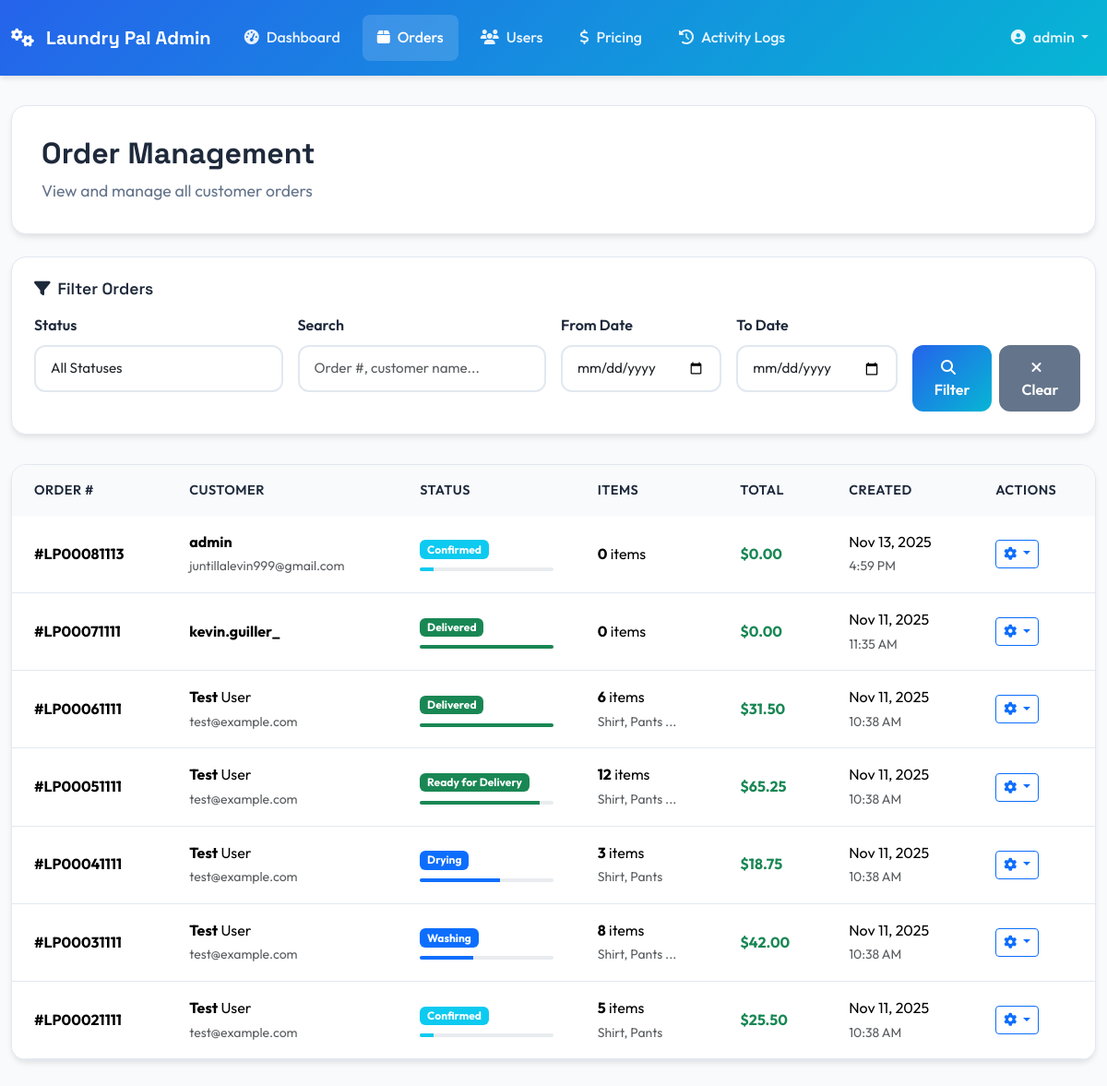
Page /admin-panel/orders/ (signed in) on the committed database.
### orders/models.py (models this page shows, shortened)
class Order(models.Model):
	class Status(models.TextChoices):
		PENDING = 'pending', 'Pending'
		CONFIRMED = 'confirmed', 'Confirmed'
		PICKED_UP = 'picked_up', 'Picked Up'
		WASHING = 'washing', 'Washing'
		DRYING = 'drying', 'Drying'
		FOLDING = 'folding', 'Folding'
		READY = 'ready', 'Ready for Delivery'
		OUT_FOR_DELIVERY = 'out_for_delivery', 'Out for Delivery'
		DELIVERED = 'delivered', 'Delivered'
	user = models.ForeignKey(settings.AUTH_USER_MODEL, on_delete=models.CASCADE, related_name='orders')
	reservation = models.ForeignKey('reservations.Reservation', on_delete=models.SET_NULL, null=True, blank=True, related_name='orders')
	order_number = models.CharField(max_length=20, unique=True, blank=True)
	status = models.CharField(max_length=20, choices=Status.choices, default=Status.PENDING)
	total_items = models.PositiveIntegerField(default=0)
	total_cost = models.DecimalField(max_digits=10, decimal_places=2, default=Decimal('0.00'))
	special_instructions = models.TextField(blank=True)
	estimated_completion = models.DateTimeField(null=True, blank=True)
	created_at = models.DateTimeField(auto_now_add=True)
	updated_at = models.DateTimeField(auto_now=True)
	class Meta:
		ordering = ['-created_at']
	def get_status_color(self):
		colors = {
			'pending': 'secondary',
			'confirmed': 'info',
			'picked_up': 'primary',
			'washing': 'primary',
			'drying': 'primary',
			'folding': 'warning',
			'ready': 'success',
			'out_for_delivery': 'warning',
			'delivered': 'success'
		}
		return colors.get(self.status, 'secondary')
	def get_progress_percentage(self):
		status_progress = {
			'pending': 0,
			'confirmed': 10,
			'picked_up': 20,
			'washing': 40,
			'drying': 60,
			'folding': 80,
			'ready': 90,
			'out_for_delivery': 95,
			'delivered': 100
		}
		return status_progress.get(self.status, 0)
	def get_status_icon(self):
		status_icons = {
			'pending': 'clock',
			'confirmed': 'check-circle',
			'picked_up': 'truck',
			'washing': 'soap',
			'drying': 'wind',
			'folding': 'hands',
			'ready': 'check-circle',
			'out_for_delivery': 'shipping-fast',
			'delivered': 'check-circle'
		}
		return status_icons.get(self.status, 'clock')

class OrderItem(models.Model):
	class ItemType(models.TextChoices):
		SHIRT = 'shirt', 'Shirt'
		PANTS = 'pants', 'Pants'
		DRESS = 'dress', 'Dress'
		JACKET = 'jacket', 'Jacket'
		BEDDING = 'bedding', 'Bedding'
		TOWEL = 'towel', 'Towel'
		DELICATE = 'delicate', 'Delicate Items'
		OTHER = 'other', 'Other'
	class ServiceLevel(models.TextChoices):
		WASH_FOLD = 'wash_fold', 'Wash & Fold'
		DRY_CLEAN = 'dry_clean', 'Dry Clean'
		PRESS_ONLY = 'press_only', 'Press Only'
		STAIN_TREATMENT = 'stain_treatment', 'Stain Treatment'
	order = models.ForeignKey(Order, on_delete=models.CASCADE, related_name='items')
	item_type = models.CharField(max_length=20, choices=ItemType.choices)
	service_level = models.CharField(max_length=20, choices=ServiceLevel.choices, default=ServiceLevel.WASH_FOLD)
	quantity = models.PositiveIntegerField(default=1)
	unit_price = models.DecimalField(max_digits=8, decimal_places=2, default=Decimal('0.00'))
	total_price = models.DecimalField(max_digits=10, decimal_places=2, default=Decimal('0.00'))
	instructions = models.CharField(max_length=255, blank=True)
	stain_notes = models.TextField(blank=True)

### admin_panel/views.py (the view, shortened to what this page needs)
# urls.py: path('orders/', views.orders_management_view, name='orders'),
@login_required
@user_passes_test(is_admin_user)
def orders_management_view(request):
    status_filter = request.GET.get('status', '')
    search_query = request.GET.get('search', '')
    date_from = request.GET.get('date_from', '')
    date_to = request.GET.get('date_to', '')
    orders = Order.objects.select_related('user', 'reservation').prefetch_related('items')
    if status_filter:
        orders = orders.filter(status=status_filter)
    if date_from:
        orders = orders.filter(created_at__date__gte=date_from)
    if date_to:
        orders = orders.filter(created_at__date__lte=date_to)
    paginator = Paginator(orders.order_by('-created_at'), 20)
    page_number = request.GET.get('page')
    page_obj = paginator.get_page(page_number)
    status_choices = Order.Status.choices
    context = {
        'page_obj': page_obj,
        'status_choices': status_choices,
        'current_filters': {
            'status': status_filter,
            'search': search_query,
            'date_from': date_from,
            'date_to': date_to,
        }
    }
    return render(request, 'admin_panel/orders_management.html', context)

### admin_panel/templates/admin_panel/orders_management.html (shortened to what this page needs)
{% extends 'admin_panel/base_admin.html' %}
{% block page_title %}Order Management{% endblock %}
{% block page_subtitle %}View and manage all customer orders{% endblock %}
{% block content %}
<div class="admin-filters">
    <h6 class="filter-title">
        <i class="fas fa-filter me-2"></i>Filter Orders
    </h6>
    <form method="get" class="row g-3">
        <div class="col-md-3">
            <label class="admin-form-label">Status</label>
            <select name="status" class="form-select admin-form-control">
                <option value="">All Statuses</option>
            </select>
        </div>
        <div class="col-md-3">
            <label class="admin-form-label">Search</label>
            <input type="text" name="search" class="form-control admin-form-control"
                   placeholder="Order #, customer name..." value="{{ current_filters.search }}">
        </div>
        <div class="col-md-2">
            <label class="admin-form-label">From Date</label>
            <input type="date" name="date_from" class="form-control admin-form-control"
                   value="{{ current_filters.date_from }}">
        </div>
        <div class="col-md-2">
            <label class="admin-form-label">To Date</label>
            <input type="date" name="date_to" class="form-control admin-form-control"
                   value="{{ current_filters.date_to }}">
        </div>
        <div class="col-md-2">
            <label class="admin-form-label">&nbsp;</label>
            <div class="d-flex gap-2">
                <button type="submit" class="btn btn-admin-primary">
                    <i class="fas fa-search me-2"></i>Filter
                </button>
                <a href="{% url 'admin_panel:orders' %}" class="btn btn-admin-secondary">
                    <i class="fas fa-times me-2"></i>Clear
                </a>
            </div>
        </div>
    </form>
</div>
<div class="admin-table">
    <table class="table">
        <thead>
            <tr>
                <th>Order #</th>
                <th>Customer</th>
                <th>Status</th>
                <th>Items</th>
                <th>Total</th>
                <th>Created</th>
                <th>Actions</th>
            </tr>
        </thead>
        <tbody>
            {% for order in page_obj %}
                <tr id="order-row-{{ order.id }}">
                    <td>
                        <strong>#{{ order.order_number }}</strong>
                    </td>
                    <td>
                        <div>
                            <strong>{{ order.user.first_name|default:order.user.username }}</strong>
                            {% if order.user.last_name %}{{ order.user.last_name }}{% endif %}
                        </div>
                        <small class="text-muted">{{ order.user.email }}</small>
                    </td>
                    <td>
                        <div class="status-container" id="status-container-{{ order.id }}">
                            <span class="badge bg-{{ order.get_status_color }} status-badge"
                                  id="status-badge-{{ order.id }}">
                                {{ order.get_status_display }}
                            </span>
                            <div class="progress mt-2" style="height: 4px;">
                                <div class="progress-bar bg-{{ order.get_status_color }}"
                                     id="progress-bar-{{ order.id }}"
                                     style="width: {{ order.get_progress_percentage }}%"></div>
                            </div>
                        </div>
                    </td>
                    <td>
                        <strong>{{ order.total_items }}</strong> items
                        {% if order.items.exists %}
                            <br><small class="text-muted">
                                {% for item in order.items.all|slice:":2" %}
                                    {{ item.get_item_type_display }}{% if not forloop.last %}, {% endif %}
                                {% endfor %}
                                {% if order.items.count > 2 %}...{% endif %}
                            </small>
                        {% endif %}
                    </td>
                    <td>
                        <strong class="text-success">${{ order.total_cost|floatformat:2 }}</strong>
                    </td>
                    <td>
                        {{ order.created_at|date:"M d, Y" }}
                        <br><small class="text-muted">{{ order.created_at|time:"g:i A" }}</small>
                    </td>
                    <td>
                        <div class="btn-group">
                            <button type="button" class="btn btn-sm btn-outline-primary dropdown-toggle"
                                    data-bs-toggle="dropdown">
                                <i class="fas fa-cog"></i>
                            </button>
                        </div>
                    </td>
                </tr>
            {% endfor %}
        </tbody>
    </table>
</div>
{% endblock %}

### admin_panel/templates/admin_panel/base_admin.html (shortened to what this page needs)
<!doctype html>
<html lang="en">
<head>
    <link href="https://cdn.jsdelivr.net/npm/bootstrap@5.3.3/dist/css/bootstrap.min.css" rel="stylesheet">
    <link href="https://cdnjs.cloudflare.com/ajax/libs/font-awesome/6.4.0/css/all.min.css" rel="stylesheet">
    {% load static %}
    <link href="{% static 'css/admin-panel.css' %}" rel="stylesheet">
</head>
<body class="admin-body">
    <nav class="navbar navbar-expand-lg admin-navbar">
        <div class="container-fluid">
            <a class="navbar-brand admin-brand" href="{% url 'admin_panel:dashboard' %}">
                <i class="fas fa-cogs me-2"></i>
                <span class="fw-bold">Laundry Pal Admin</span>
            </a>
            <div class="collapse navbar-collapse" id="adminNav">
                <ul class="navbar-nav me-auto">
                    <li class="nav-item">
                        <a class="nav-link admin-nav-link {% if request.resolver_match.url_name == 'dashboard' %}active{% endif %}"
                           href="{% url 'admin_panel:dashboard' %}">
                            <i class="fas fa-tachometer-alt me-2"></i>Dashboard
                        </a>
                    </li>
                    <li class="nav-item">
                        <a class="nav-link admin-nav-link {% if request.resolver_match.url_name == 'orders' %}active{% endif %}"
                           href="{% url 'admin_panel:orders' %}">
                            <i class="fas fa-box me-2"></i>Orders
                        </a>
                    </li>
                    <li class="nav-item">
                        <a class="nav-link admin-nav-link {% if request.resolver_match.url_name == 'users' %}active{% endif %}"
                           href="{% url 'admin_panel:users' %}">
                            <i class="fas fa-users me-2"></i>Users
                        </a>
                    </li>
                    <li class="nav-item">
                        <a class="nav-link admin-nav-link {% if request.resolver_match.url_name == 'pricing' %}active{% endif %}"
                           href="{% url 'admin_panel:pricing' %}">
                            <i class="fas fa-dollar-sign me-2"></i>Pricing
                        </a>
                    </li>
                    <li class="nav-item">
                        <a class="nav-link admin-nav-link {% if request.resolver_match.url_name == 'logs' %}active{% endif %}"
                           href="{% url 'admin_panel:logs' %}">
                            <i class="fas fa-history me-2"></i>Activity Logs
                        </a>
                    </li>
                </ul>
                <div class="navbar-nav">
                    <div class="nav-item dropdown">
                        <a class="nav-link dropdown-toggle admin-user-menu" href="#" role="button" data-bs-toggle="dropdown">
                            <i class="fas fa-user-circle me-2"></i>{{ user.first_name|default:user.username }}
                        </a>
                    </div>
                </div>
            </div>
        </div>
    </nav>
    <main class="admin-main">
        <div class="container-fluid">
            {% block page_header %}
            <div class="row mb-4">
                <div class="col-12">
                    <div class="admin-page-header">
                        <h1 class="admin-page-title">{% block page_title %}Admin Panel{% endblock %}</h1>
                        <p class="admin-page-subtitle">{% block page_subtitle %}Manage your laundry service{% endblock %}</p>
                    </div>
                </div>
            </div>
            {% endblock %}
            {% block content %}{% endblock %}
        </div>
    </main>
</body>
</html>

### rows in the picture
Order: order_number "LP00081113", user.first_name "admin", user.email "juntillalevin999@gmail.com", status "Confirmed", total_items "0", total_cost "0.00", created_at "Nov 13, 2025", created_at "4:59 PM"
Order: order_number "LP00071111", user.first_name "kevin.guiller_", status "Delivered", total_items "0", total_cost "0.00", created_at "Nov 11, 2025", created_at "11:35 AM"
Order: order_number "LP00061111", user.first_name "Test", user.last_name "User", user.email "test@example.com", status "Delivered", total_items "6", total_cost "31.50", created_at "Nov 11, 2025", created_at "10:38 AM"
OrderItem: item_type "Shirt"
OrderItem: item_type "Pants"
Order: order_number "LP00051111", user.first_name "Test", user.last_name "User", user.email "test@example.com", status "Ready for Delivery", total_items "12", total_cost "65.25", created_at "Nov 11, 2025", created_at "10:38 AM"
OrderItem: item_type "Shirt"
OrderItem: item_type "Pants"
Order: order_number "LP00041111", user.first_name "Test", user.last_name "User", user.email "test@example.com", status "Drying", total_items "3", total_cost "18.75", created_at "Nov 11, 2025", created_at "10:38 AM"
OrderItem: item_type "Shirt"
OrderItem: item_type "Pants"
Order: order_number "LP00031111", user.first_name "Test", user.last_name "User", user.email "test@example.com", status "Washing", total_items "8", total_cost "42.00", created_at "Nov 11, 2025", created_at "10:38 AM"
OrderItem: item_type "Shirt"
OrderItem: item_type "Pants"
Order: order_number "LP00021111", user.first_name "Test", user.last_name "User", user.email "test@example.com", status "Confirmed", total_items "5", total_cost "25.50", created_at "Nov 11, 2025", created_at "10:38 AM"
OrderItem: item_type "Shirt"
OrderItem: item_type "Pants"

### other values in the picture
{{ user.first_name|default:user.username }} "admin"
